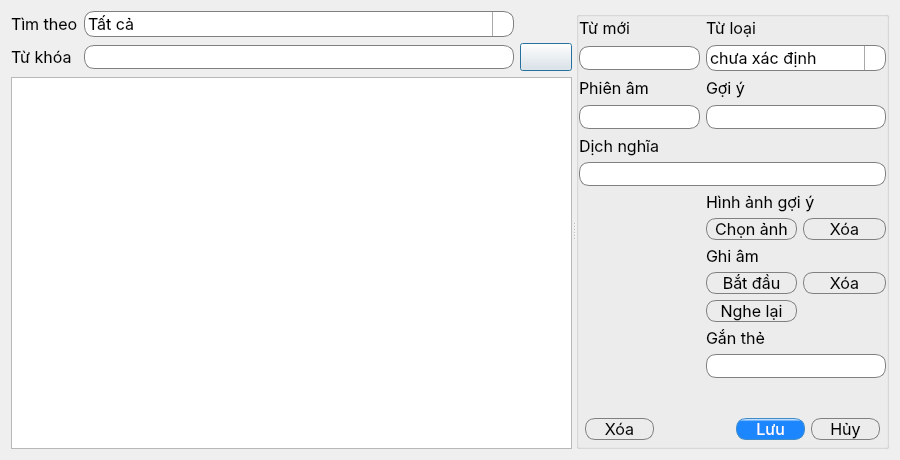
<?xml version="1.0" encoding="UTF-8"?>
<ui version="4.0">
 <class>Dialog</class>
 <widget class="QDialog" name="Dialog">
  <property name="windowModality">
   <enum>Qt::ApplicationModal</enum>
  </property>
  <property name="geometry">
   <rect>
    <x>0</x>
    <y>0</y>
    <width>900</width>
    <height>460</height>
   </rect>
  </property>
  <property name="minimumSize">
   <size>
    <width>900</width>
    <height>460</height>
   </size>
  </property>
  <property name="maximumSize">
   <size>
    <width>16777215</width>
    <height>11111111</height>
   </size>
  </property>
  <property name="font">
   <font>
    <family>SF Pro Display</family>
    <pointsize>12</pointsize>
   </font>
  </property>
  <property name="windowTitle">
   <string>Danh sách</string>
  </property>
  <property name="windowIcon">
   <iconset>
    <normaloff>../resource/icon/memento.ico</normaloff>../resource/icon/memento.ico</iconset>
  </property>
  <property name="styleSheet">
   <string notr="true">font: 12pt &quot;SF Pro Display&quot;;</string>
  </property>
  <layout class="QVBoxLayout" name="verticalLayout_3">
   <item>
    <widget class="QSplitter" name="splitter">
     <property name="orientation">
      <enum>Qt::Horizontal</enum>
     </property>
     <widget class="QWidget" name="layoutWidget">
      <layout class="QVBoxLayout" name="verticalLayout">
       <item>
        <layout class="QGridLayout" name="gridLayout">
         <item row="1" column="0">
          <widget class="QLabel" name="label_2">
           <property name="text">
            <string>Từ khóa</string>
           </property>
          </widget>
         </item>
         <item row="0" column="0">
          <widget class="QLabel" name="label_3">
           <property name="text">
            <string>Tìm theo</string>
           </property>
          </widget>
         </item>
         <item row="1" column="1">
          <widget class="QLineEdit" name="text_search_box">
           <property name="minimumSize">
            <size>
             <width>430</width>
             <height>0</height>
            </size>
           </property>
           <property name="styleSheet">
            <string notr="true">QLineEdit{
border-radius:10px;
border:1px solid gray;
padding: 0 8px;
}

QLineEdit:focus
{
    border: 1px solid #006080;
}</string>
           </property>
          </widget>
         </item>
         <item row="1" column="2">
          <widget class="QPushButton" name="button_search">
           <property name="styleSheet">
            <string notr="true">

QPushButton:focus{
border: 1px solid #006080;
}</string>
           </property>
           <property name="text">
            <string/>
           </property>
           <property name="icon">
            <iconset resource="../../resource.qrc">
             <normaloff>:/resource/search.png</normaloff>:/resource/search.png</iconset>
           </property>
           <property name="autoDefault">
            <bool>true</bool>
           </property>
          </widget>
         </item>
         <item row="0" column="1">
          <widget class="QComboBox" name="comboBox_field">
           <property name="styleSheet">
            <string notr="true">QComboBox{border: 1px solid gray;
border-radius:10px; 
padding: 1px 18px 1px 3px;
min-width: 6em;
}

QComboBox::drop-down {
    subcontrol-origin: padding;
    subcontrol-position: top right;
    width: 20px;

    border-left-width: 1px;
    border-left-color: darkgray;
    border-left-style: solid;
    border-top-right-radius: 10px; 
    border-bottom-right-radius: 3px;
}
QComboBox::down-arrow{image: url(:/resource/drop-down-arrow.png);}

QComboBox:focus{
border: 1px solid #006080;
}

</string>
           </property>
           <item>
            <property name="text">
             <string>Tất cả</string>
            </property>
           </item>
           <item>
            <property name="text">
             <string>Từ mới</string>
            </property>
           </item>
           <item>
            <property name="text">
             <string>Thẻ</string>
            </property>
           </item>
           <item>
            <property name="text">
             <string>Trình độ</string>
            </property>
           </item>
           <item>
            <property name="text">
             <string>Thêm hôm nay</string>
            </property>
           </item>
           <item>
            <property name="text">
             <string>Ngày thêm</string>
            </property>
           </item>
          </widget>
         </item>
        </layout>
       </item>
       <item>
        <widget class="QTableView" name="tableView">
         <property name="editTriggers">
          <set>QAbstractItemView::NoEditTriggers</set>
         </property>
         <property name="alternatingRowColors">
          <bool>false</bool>
         </property>
         <property name="selectionMode">
          <enum>QAbstractItemView::SingleSelection</enum>
         </property>
         <property name="selectionBehavior">
          <enum>QAbstractItemView::SelectRows</enum>
         </property>
         <property name="horizontalScrollMode">
          <enum>QAbstractItemView::ScrollPerItem</enum>
         </property>
         <property name="showGrid">
          <bool>true</bool>
         </property>
         <property name="gridStyle">
          <enum>Qt::SolidLine</enum>
         </property>
         <property name="sortingEnabled">
          <bool>true</bool>
         </property>
         <attribute name="horizontalHeaderCascadingSectionResizes">
          <bool>false</bool>
         </attribute>
         <attribute name="horizontalHeaderHighlightSections">
          <bool>false</bool>
         </attribute>
         <attribute name="horizontalHeaderStretchLastSection">
          <bool>true</bool>
         </attribute>
        </widget>
       </item>
      </layout>
     </widget>
     <widget class="QGroupBox" name="editor">
      <property name="title">
       <string/>
      </property>
      <property name="flat">
       <bool>false</bool>
      </property>
      <layout class="QVBoxLayout" name="verticalLayout_2">
       <property name="leftMargin">
        <number>0</number>
       </property>
       <property name="topMargin">
        <number>0</number>
       </property>
       <property name="rightMargin">
        <number>0</number>
       </property>
       <property name="bottomMargin">
        <number>0</number>
       </property>
       <item>
        <layout class="QGridLayout" name="gridLayout_11">
         <item row="1" column="1">
          <widget class="QComboBox" name="combobox_category">
           <property name="styleSheet">
            <string notr="true">QComboBox{border: 1px solid gray;
border-radius:10px; 
padding: 1px 18px 1px 3px;
min-width: 6em;
}

QComboBox::drop-down {
    subcontrol-origin: padding;
    subcontrol-position: top right;
    width: 20px;

    border-left-width: 1px;
    border-left-color: darkgray;
    border-left-style: solid;
    border-top-right-radius: 10px; 
    border-bottom-right-radius: 3px;
}
QComboBox::down-arrow{image: url(:/resource/drop-down-arrow.png);}

QComboBox:focus{
border: 1px solid #006080;
}

</string>
           </property>
           <item>
            <property name="text">
             <string>chưa xác định</string>
            </property>
           </item>
           <item>
            <property name="text">
             <string>n - danh từ</string>
            </property>
           </item>
           <item>
            <property name="text">
             <string>v - động từ</string>
            </property>
           </item>
           <item>
            <property name="text">
             <string>adj - tính từ</string>
            </property>
           </item>
           <item>
            <property name="text">
             <string>adv - trạng từ</string>
            </property>
           </item>
           <item>
            <property name="text">
             <string>np - cụm danh từ</string>
            </property>
           </item>
           <item>
            <property name="text">
             <string>vp - cụm động từ</string>
            </property>
           </item>
           <item>
            <property name="text">
             <string>idiom - thành ngữ</string>
            </property>
           </item>
           <item>
            <property name="text">
             <string>clause - mệnh đề</string>
            </property>
           </item>
          </widget>
         </item>
         <item row="3" column="0">
          <widget class="QLineEdit" name="text_phonetic">
           <property name="styleSheet">
            <string notr="true">QLineEdit{
border-radius:10px;
border:1px solid gray;
padding: 0 8px;
}

QLineEdit:focus
{
    border: 1px solid #006080;
}</string>
           </property>
          </widget>
         </item>
         <item row="3" column="1">
          <widget class="QLineEdit" name="text_hint">
           <property name="styleSheet">
            <string notr="true">QLineEdit{
border-radius:10px;
border:1px solid gray;
padding: 0 8px;
}

QLineEdit:focus
{
    border: 1px solid #006080;
}</string>
           </property>
          </widget>
         </item>
         <item row="2" column="1">
          <widget class="QLabel" name="label_38">
           <property name="text">
            <string>Gợi ý</string>
           </property>
           <property name="buddy">
            <cstring>text_hint</cstring>
           </property>
          </widget>
         </item>
         <item row="7" column="1">
          <layout class="QGridLayout" name="gridLayout_12">
           <item row="5" column="1">
            <widget class="QWidget" name="widget_12" native="true">
             <widget class="QLabel" name="label_53">
              <property name="enabled">
               <bool>false</bool>
              </property>
              <property name="geometry">
               <rect>
                <x>0</x>
                <y>0</y>
                <width>31</width>
                <height>31</height>
               </rect>
              </property>
              <property name="text">
               <string/>
              </property>
              <property name="pixmap">
               <pixmap>../resource/speaker.png</pixmap>
              </property>
             </widget>
            </widget>
           </item>
           <item row="1" column="1">
            <widget class="QPushButton" name="button_delete_picture">
             <property name="styleSheet">
              <string notr="true">QPushButton{border-radius:10px;
border:1px solid gray;
padding: 0 8px;
background-color: qlineargradient(x1: 0, y1: 0, x2: 0, y2: 1,
                                      stop: 0 #f6f7fa, stop: 1 #dadbde);
}

QPushButton:focus{
border: 1px solid #006080;
}</string>
             </property>
             <property name="text">
              <string>Xóa</string>
             </property>
             <property name="autoDefault">
              <bool>true</bool>
             </property>
            </widget>
           </item>
           <item row="4" column="1">
            <widget class="QPushButton" name="button_delete_record">
             <property name="styleSheet">
              <string notr="true">QPushButton{border-radius:10px;
border:1px solid gray;
padding: 0 8px;
background-color: qlineargradient(x1: 0, y1: 0, x2: 0, y2: 1,
                                      stop: 0 #f6f7fa, stop: 1 #dadbde);
}

QPushButton:focus{
border: 1px solid #006080;
}</string>
             </property>
             <property name="text">
              <string>Xóa</string>
             </property>
             <property name="autoDefault">
              <bool>true</bool>
             </property>
            </widget>
           </item>
           <item row="4" column="0">
            <widget class="QPushButton" name="button_record">
             <property name="styleSheet">
              <string notr="true">QPushButton{border-radius:10px;
border:1px solid gray;
padding: 0 8px;
background-color: qlineargradient(x1: 0, y1: 0, x2: 0, y2: 1,
                                      stop: 0 #f6f7fa, stop: 1 #dadbde);
}

QPushButton:focus{
border: 1px solid #006080;
}</string>
             </property>
             <property name="text">
              <string>Bắt đầu</string>
             </property>
             <property name="autoDefault">
              <bool>true</bool>
             </property>
            </widget>
           </item>
           <item row="5" column="0">
            <widget class="QPushButton" name="button_play_record">
             <property name="styleSheet">
              <string notr="true">QPushButton{border-radius:10px;
border:1px solid gray;
padding: 0 8px;
background-color: qlineargradient(x1: 0, y1: 0, x2: 0, y2: 1,
                                      stop: 0 #f6f7fa, stop: 1 #dadbde);
}

QPushButton:focus{
border: 1px solid #006080;
}</string>
             </property>
             <property name="text">
              <string>Nghe lại</string>
             </property>
             <property name="autoDefault">
              <bool>true</bool>
             </property>
            </widget>
           </item>
           <item row="3" column="0">
            <widget class="QLabel" name="label_52">
             <property name="text">
              <string>Ghi âm</string>
             </property>
             <property name="buddy">
              <cstring>button_record</cstring>
             </property>
            </widget>
           </item>
           <item row="7" column="0" colspan="2">
            <widget class="QLineEdit" name="text_tag">
             <property name="styleSheet">
              <string notr="true">QLineEdit{
border-radius:10px;
border:1px solid gray;
padding: 0 8px;
}

QLineEdit:focus
{
    border: 1px solid #006080;
}</string>
             </property>
            </widget>
           </item>
           <item row="0" column="0" colspan="2">
            <widget class="QLabel" name="label_51">
             <property name="text">
              <string>Hình ảnh gợi ý</string>
             </property>
             <property name="buddy">
              <cstring>button_choose_picture</cstring>
             </property>
            </widget>
           </item>
           <item row="6" column="0" colspan="2">
            <widget class="QLabel" name="label_54">
             <property name="text">
              <string>Gắn thẻ</string>
             </property>
             <property name="buddy">
              <cstring>text_tag</cstring>
             </property>
            </widget>
           </item>
           <item row="1" column="0">
            <widget class="QPushButton" name="button_choose_picture">
             <property name="styleSheet">
              <string notr="true">QPushButton{border-radius:10px;
border:1px solid gray;
padding: 0 8px;
background-color: qlineargradient(x1: 0, y1: 0, x2: 0, y2: 1,
                                      stop: 0 #f6f7fa, stop: 1 #dadbde);
}

QPushButton:focus{
border: 1px solid #006080;
}</string>
             </property>
             <property name="text">
              <string>Chọn ảnh</string>
             </property>
             <property name="autoDefault">
              <bool>true</bool>
             </property>
            </widget>
           </item>
          </layout>
         </item>
         <item row="0" column="1">
          <widget class="QLabel" name="label_37">
           <property name="text">
            <string>Từ loại</string>
           </property>
           <property name="buddy">
            <cstring>combobox_category</cstring>
           </property>
          </widget>
         </item>
         <item row="2" column="0">
          <widget class="QLabel" name="label_39">
           <property name="text">
            <string>Phiên âm</string>
           </property>
           <property name="buddy">
            <cstring>text_phonetic</cstring>
           </property>
          </widget>
         </item>
         <item row="5" column="0">
          <widget class="QLabel" name="label_40">
           <property name="text">
            <string>Dịch nghĩa</string>
           </property>
          </widget>
         </item>
         <item row="6" column="0" colspan="2">
          <widget class="QLineEdit" name="text_definition">
           <property name="styleSheet">
            <string notr="true">QLineEdit{
border-radius:10px;
border:1px solid gray;
padding: 0 8px;
}

QLineEdit:focus
{
    border: 1px solid #006080;
}</string>
           </property>
          </widget>
         </item>
         <item row="0" column="0">
          <widget class="QLabel" name="label_36">
           <property name="text">
            <string>Từ mới</string>
           </property>
           <property name="buddy">
            <cstring>text_vocabulary</cstring>
           </property>
          </widget>
         </item>
         <item row="7" column="0">
          <widget class="QLabel" name="picture">
           <property name="text">
            <string/>
           </property>
           <property name="scaledContents">
            <bool>false</bool>
           </property>
           <property name="alignment">
            <set>Qt::AlignCenter</set>
           </property>
          </widget>
         </item>
         <item row="1" column="0">
          <widget class="QLineEdit" name="text_vocabulary">
           <property name="styleSheet">
            <string notr="true">QLineEdit{
border-radius:10px;
border:1px solid gray;
padding: 0 8px;
}

QLineEdit:focus
{
    border: 1px solid #006080;
}</string>
           </property>
          </widget>
         </item>
         <item row="9" column="0" colspan="2">
          <widget class="QWidget" name="widget_3" native="true">
           <layout class="QGridLayout" name="gridLayout_13">
            <property name="leftMargin">
             <number>6</number>
            </property>
            <property name="topMargin">
             <number>6</number>
            </property>
            <property name="rightMargin">
             <number>6</number>
            </property>
            <property name="bottomMargin">
             <number>6</number>
            </property>
            <item row="0" column="4">
             <widget class="QPushButton" name="button_discard">
              <property name="toolTip">
               <string>F2</string>
              </property>
              <property name="styleSheet">
               <string notr="true">QPushButton{border-radius:10px;
border:1px solid gray;
padding: 0 8px;
background-color: qlineargradient(x1: 0, y1: 0, x2: 0, y2: 1,
                                      stop: 0 #f6f7fa, stop: 1 #dadbde);
}

QPushButton:focus{
border: 1px solid #006080;
}</string>
              </property>
              <property name="text">
               <string>Hủy</string>
              </property>
              <property name="shortcut">
               <string>F2</string>
              </property>
              <property name="autoDefault">
               <bool>true</bool>
              </property>
             </widget>
            </item>
            <item row="0" column="1">
             <widget class="QPushButton" name="button_delete">
              <property name="toolTip">
               <string>F3</string>
              </property>
              <property name="styleSheet">
               <string notr="true">QPushButton{border-radius:10px;
border:1px solid gray;
padding: 0 8px;
background-color: qlineargradient(x1: 0, y1: 0, x2: 0, y2: 1,
                                      stop: 0 #f6f7fa, stop: 1 #dadbde);
}

QPushButton:focus{
border: 1px solid #006080;
}</string>
              </property>
              <property name="text">
               <string>Xóa</string>
              </property>
              <property name="shortcut">
               <string>F3</string>
              </property>
              <property name="autoDefault">
               <bool>true</bool>
              </property>
             </widget>
            </item>
            <item row="0" column="3">
             <widget class="QPushButton" name="button_save">
              <property name="toolTip">
               <string>F1</string>
              </property>
              <property name="styleSheet">
               <string notr="true">QPushButton{border-radius:10px;
border:1px solid #3f8cc8;
padding: 0 8px;
color: rgb(255, 255, 255);
background-color: qlineargradient(spread:pad, x1:0.494, y1:0.989, x2:0.494, y2:0.011, stop:0.863158 rgba(23, 132, 255, 250), stop:1 rgba(255, 255, 255, 255));
}
QPushButton:focus{
border: 1px solid rgb(0, 255, 255);
}
QPushButton:disabled{
background-color: rgb(195, 203, 218);
border:1px solid rgb(195, 203, 218);
}</string>
              </property>
              <property name="text">
               <string>Lưu</string>
              </property>
              <property name="shortcut">
               <string>F1</string>
              </property>
              <property name="autoDefault">
               <bool>true</bool>
              </property>
              <property name="flat">
               <bool>false</bool>
              </property>
             </widget>
            </item>
            <item row="0" column="2">
             <widget class="QWidget" name="widget_11" native="true"/>
            </item>
           </layout>
          </widget>
         </item>
         <item row="8" column="0" colspan="2">
          <widget class="QLabel" name="label">
           <property name="text">
            <string/>
           </property>
           <property name="alignment">
            <set>Qt::AlignCenter</set>
           </property>
          </widget>
         </item>
        </layout>
       </item>
      </layout>
     </widget>
    </widget>
   </item>
  </layout>
 </widget>
 <resources>
  <include location="../../resource.qrc"/>
 </resources>
 <connections/>
</ui>
